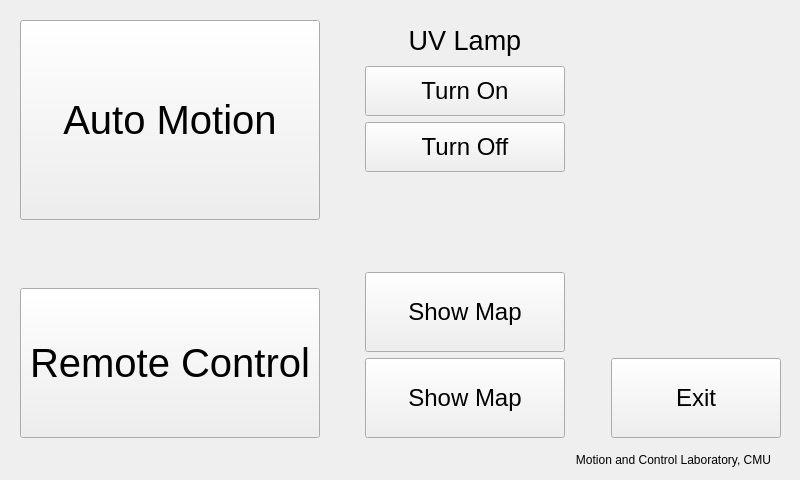
<?xml version="1.0" encoding="UTF-8"?>
<ui version="4.0">
 <class>uv_test</class>
 <widget class="QWidget" name="uv_test">
  <property name="geometry">
   <rect>
    <x>0</x>
    <y>0</y>
    <width>800</width>
    <height>480</height>
   </rect>
  </property>
  <property name="sizePolicy">
   <sizepolicy hsizetype="Fixed" vsizetype="Fixed">
    <horstretch>0</horstretch>
    <verstretch>0</verstretch>
   </sizepolicy>
  </property>
  <property name="windowTitle">
   <string>uv_test</string>
  </property>
  <widget class="QLabel" name="label">
   <property name="geometry">
    <rect>
     <x>530</x>
     <y>450</y>
     <width>241</width>
     <height>20</height>
    </rect>
   </property>
   <property name="text">
    <string>Motion and Control Laboratory, CMU</string>
   </property>
   <property name="alignment">
    <set>Qt::AlignRight|Qt::AlignTrailing|Qt::AlignVCenter</set>
   </property>
  </widget>
  <widget class="QWidget" name="horizontalLayoutWidget">
   <property name="geometry">
    <rect>
     <x>20</x>
     <y>20</y>
     <width>761</width>
     <height>418</height>
    </rect>
   </property>
   <layout class="QHBoxLayout" name="horizontalLayout_3">
    <item>
     <layout class="QVBoxLayout" name="verticalLayout_7">
      <property name="sizeConstraint">
       <enum>QLayout::SetFixedSize</enum>
      </property>
      <item>
       <widget class="QPushButton" name="pushButton_13">
        <property name="minimumSize">
         <size>
          <width>300</width>
          <height>200</height>
         </size>
        </property>
        <property name="font">
         <font>
          <pointsize>30</pointsize>
         </font>
        </property>
        <property name="text">
         <string>Auto Motion</string>
        </property>
       </widget>
      </item>
      <item>
       <spacer name="verticalSpacer_6">
        <property name="orientation">
         <enum>Qt::Vertical</enum>
        </property>
        <property name="sizeHint" stdset="0">
         <size>
          <width>20</width>
          <height>40</height>
         </size>
        </property>
       </spacer>
      </item>
      <item>
       <widget class="QPushButton" name="pushButton_14">
        <property name="minimumSize">
         <size>
          <width>300</width>
          <height>150</height>
         </size>
        </property>
        <property name="font">
         <font>
          <pointsize>30</pointsize>
         </font>
        </property>
        <property name="text">
         <string>Remote Control</string>
        </property>
       </widget>
      </item>
     </layout>
    </item>
    <item>
     <spacer name="horizontalSpacer_2">
      <property name="orientation">
       <enum>Qt::Horizontal</enum>
      </property>
      <property name="sizeHint" stdset="0">
       <size>
        <width>40</width>
        <height>20</height>
       </size>
      </property>
     </spacer>
    </item>
    <item>
     <layout class="QVBoxLayout" name="verticalLayout_5">
      <property name="sizeConstraint">
       <enum>QLayout::SetFixedSize</enum>
      </property>
      <item>
       <widget class="QLabel" name="label_5">
        <property name="minimumSize">
         <size>
          <width>0</width>
          <height>40</height>
         </size>
        </property>
        <property name="font">
         <font>
          <pointsize>20</pointsize>
         </font>
        </property>
        <property name="text">
         <string>UV Lamp</string>
        </property>
        <property name="alignment">
         <set>Qt::AlignCenter</set>
        </property>
       </widget>
      </item>
      <item>
       <widget class="QPushButton" name="pushButton_9">
        <property name="minimumSize">
         <size>
          <width>200</width>
          <height>50</height>
         </size>
        </property>
        <property name="font">
         <font>
          <pointsize>18</pointsize>
         </font>
        </property>
        <property name="text">
         <string>Turn On</string>
        </property>
       </widget>
      </item>
      <item>
       <widget class="QPushButton" name="pushButton_10">
        <property name="minimumSize">
         <size>
          <width>200</width>
          <height>50</height>
         </size>
        </property>
        <property name="font">
         <font>
          <pointsize>18</pointsize>
         </font>
        </property>
        <property name="text">
         <string>Turn Off</string>
        </property>
       </widget>
      </item>
      <item>
       <spacer name="verticalSpacer_4">
        <property name="orientation">
         <enum>Qt::Vertical</enum>
        </property>
        <property name="sizeHint" stdset="0">
         <size>
          <width>20</width>
          <height>40</height>
         </size>
        </property>
       </spacer>
      </item>
      <item>
       <widget class="QPushButton" name="pushButton_11">
        <property name="minimumSize">
         <size>
          <width>200</width>
          <height>80</height>
         </size>
        </property>
        <property name="font">
         <font>
          <pointsize>18</pointsize>
         </font>
        </property>
        <property name="text">
         <string>Show Map</string>
        </property>
       </widget>
      </item>
      <item>
       <widget class="QPushButton" name="pushButton_12">
        <property name="minimumSize">
         <size>
          <width>200</width>
          <height>80</height>
         </size>
        </property>
        <property name="font">
         <font>
          <pointsize>18</pointsize>
         </font>
        </property>
        <property name="text">
         <string>Show Map</string>
        </property>
       </widget>
      </item>
     </layout>
    </item>
    <item>
     <spacer name="horizontalSpacer">
      <property name="orientation">
       <enum>Qt::Horizontal</enum>
      </property>
      <property name="sizeHint" stdset="0">
       <size>
        <width>40</width>
        <height>20</height>
       </size>
      </property>
     </spacer>
    </item>
    <item>
     <layout class="QVBoxLayout" name="verticalLayout_6">
      <property name="spacing">
       <number>0</number>
      </property>
      <property name="sizeConstraint">
       <enum>QLayout::SetFixedSize</enum>
      </property>
      <property name="topMargin">
       <number>0</number>
      </property>
      <item>
       <layout class="QHBoxLayout" name="horizontalLayout_4">
        <property name="sizeConstraint">
         <enum>QLayout::SetMaximumSize</enum>
        </property>
        <item>
         <widget class="QLabel" name="label_6">
          <property name="sizePolicy">
           <sizepolicy hsizetype="Fixed" vsizetype="Fixed">
            <horstretch>0</horstretch>
            <verstretch>0</verstretch>
           </sizepolicy>
          </property>
          <property name="minimumSize">
           <size>
            <width>120</width>
            <height>120</height>
           </size>
          </property>
          <property name="text">
           <string/>
          </property>
          <property name="pixmap">
           <pixmap>log_cmu120.png</pixmap>
          </property>
         </widget>
        </item>
       </layout>
      </item>
      <item>
       <layout class="QHBoxLayout" name="horizontalLayout_5">
        <property name="spacing">
         <number>0</number>
        </property>
        <property name="sizeConstraint">
         <enum>QLayout::SetFixedSize</enum>
        </property>
        <item>
         <widget class="QLabel" name="label_7">
          <property name="sizePolicy">
           <sizepolicy hsizetype="Fixed" vsizetype="Fixed">
            <horstretch>0</horstretch>
            <verstretch>0</verstretch>
           </sizepolicy>
          </property>
          <property name="minimumSize">
           <size>
            <width>120</width>
            <height>120</height>
           </size>
          </property>
          <property name="text">
           <string/>
          </property>
          <property name="pixmap">
           <pixmap>logo_mc120g.png</pixmap>
          </property>
         </widget>
        </item>
       </layout>
      </item>
      <item>
       <spacer name="verticalSpacer_5">
        <property name="orientation">
         <enum>Qt::Vertical</enum>
        </property>
        <property name="sizeHint" stdset="0">
         <size>
          <width>20</width>
          <height>40</height>
         </size>
        </property>
       </spacer>
      </item>
      <item>
       <widget class="QPushButton" name="pushButton_2">
        <property name="sizePolicy">
         <sizepolicy hsizetype="Fixed" vsizetype="Fixed">
          <horstretch>0</horstretch>
          <verstretch>0</verstretch>
         </sizepolicy>
        </property>
        <property name="minimumSize">
         <size>
          <width>170</width>
          <height>80</height>
         </size>
        </property>
        <property name="font">
         <font>
          <pointsize>18</pointsize>
         </font>
        </property>
        <property name="text">
         <string>Exit</string>
        </property>
       </widget>
      </item>
     </layout>
    </item>
   </layout>
  </widget>
 </widget>
 <resources/>
 <connections/>
</ui>
